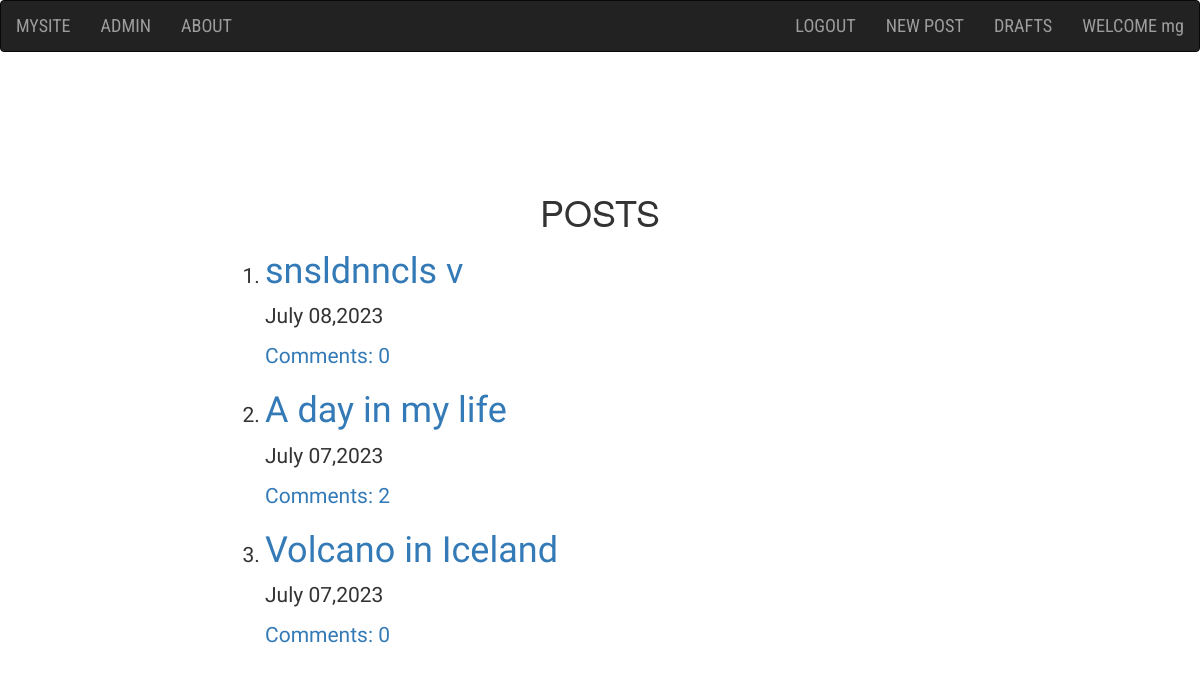
The app's page / (signed in) with its own data.
### blog/models.py (models this page shows, shortened)
class Post(models.Model):
    author = models.ForeignKey('auth.User',on_delete=models.CASCADE)
    title = models.CharField(max_length=256)
    text = models.TextField()
    create_date = models.DateTimeField(default=timezone.now)
    publish_date = models.DateTimeField(blank=True,null=True)
    def approve_comments(self):
        return self.comments.filter(approved_comment = True)

### blog/views.py (the view)
# urls.py: path('',views.PostListView.as_view(),name='post_list'),
class PostListView(ListView):
    model = Post
    context_object_name = 'posts'
    def get_queryset(self):
        return Post.objects.filter(publish_date__lte=timezone.now()).order_by('-publish_date')

### blog/templates/blog/post_list.html (shortened to what this page needs)
{% extends 'blog/base.html' %}
{% block body_block %}
    <h1 class="center_heading">POSTS</h1>
    <ol>
        {% for post in posts %}
            <div class="centerpost ">
                <li>
                    <h1 class="loader">
                        <a href="{% url 'blog:post_detail' pk=post.pk %}">{{post.title}}</a>
                    </h1>
                    <p>{{post.create_date|date:"N d,Y"}}</p>
                    <a href="{% url 'blog:post_detail' pk=post.pk %}">Comments: {{post.approve_comments.count}}</a>
                </li>
            </div>
        {% endfor %}
    </ol>
{% endblock body_block %}

### blog/templates/blog/base.html (shortened to what this page needs)
<!DOCTYPE html>
{% load static %}
<html lang="en">
<head>
    <link rel="stylesheet" href="https://maxcdn.bootstrapcdn.com/bootstrap/3.4.1/css/bootstrap.min.css">
    <link rel="stylesheet" href="//cdn.jsdelivr.net/npm/medium-editor@latest/dist/css/medium-editor.min.css" type="text/css" media="screen" charset="utf-8">
    <link rel="stylesheet" href="{% static "css/styles.css"  %}">
</head>
<body>
    <nav class="navbar navbar-inverse technav">
        <div class="container-fluid">
            <div class="navbar-header">
                <a href="{% url 'blog:post_list' %}" class="navbar-brand">MYSITE</a>
            </div>
            <ul class="navbar-nav nav">
                <li> <a href="{% url 'admin:index' %}" class="nav-item">ADMIN</a></li>
                <li> <a href="{% url 'blog:about' %}" class="nav-item">ABOUT</a></li>
            </ul>
            <ul class="navbar-nav nav navbar-right">
                {% if user.is_authenticated %}
                    <li><a href="{% url 'logout' %}" class="navbar-item">LOGOUT</a></li>
                    <li><a href="{% url 'blog:post_new' %}" class="navbar-item">NEW POST</a></li>
                    <li><a href="{% url 'blog:post_draft_list' %}" class="navbar-item">DRAFTS</a></li>
                    <li><a class="navbar-item"> WELCOME {{user.username}}</a></li>
                {% else %}
                    <li> <a href="{% url 'signup' %}" class="nav-item">REGISTER</a></li>
                    <li><a href="{% url 'login' %}" class="navbar-item">LOGIN</a></li>
                {% endif %}
            </ul>
        </div>
    </nav>
    <div class="content container">
        <div class="row">
            <div class="col-md-offset-2 col-md-8">
                <div class="blog_posts">
                    {% block body_block %}
                    {% endblock body_block %}
                </div>
            </div>
        </div>
    </div>
</body>
</html>

### blog/static/css/styles.css (style rules this page uses)
.technav { font-family: 'Roboto Condensed', sans-serif; font-size: 1.3em; margin-bottom: 10%; }
.center_heading { text-align: center; margin-left: auto; margin-right: auto; }
.centerpost { font-family: 'Caprasimo', cursive; font-size: 1.5em; }
.loader { filter: hue-rotate(0deg); color: linear-gradient(45deg,#0f8,#08f); animation:hue 10000ms infinite linear; }

### records on screen
Post: title "snsldnncls v", create_date "July 08,2023", approve_comments.count "0"
Post: title "A day in my life", create_date "July 07,2023", approve_comments.count "2"
Post: title "Volcano in Iceland", create_date "July 07,2023", approve_comments.count "0"

### other values on screen
{{ user.username }} "mg"
